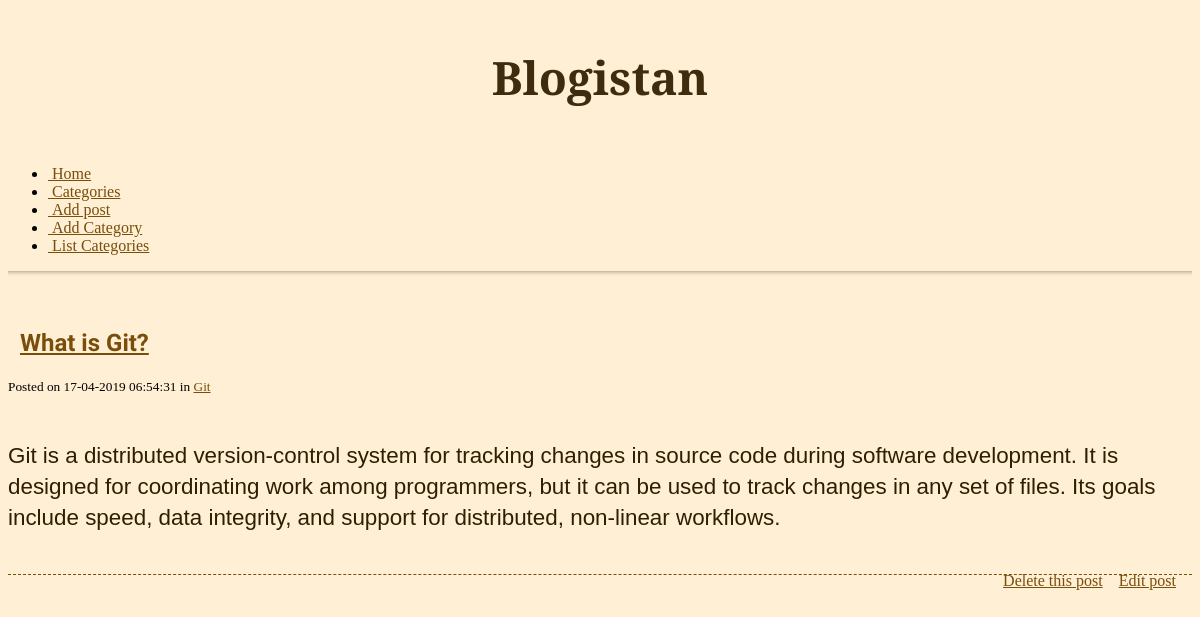
/index.php?id=40, run on the app's committed database.
### tables this page shows
CREATE TABLE `posts` (
  `id` int(6) NOT NULL AUTO_INCREMENT,
  `cat_id` int(3) NOT NULL,
  `title` varchar(255) NOT NULL,
  `contents` text NOT NULL,
  `date_posted` datetime NOT NULL,
  PRIMARY KEY (`id`)
);

### resources/func/blog.php (called while the page is built, shortened)
<?php
function get_posts($id = null, $cat_id = null) {
	$conn = mysqli_connect('localhost', 'root', 'root','blog');
	$posts = array();
	$query = "SELECT posts.id AS post_id, categories.id AS category_id, title, contents, date_posted, categories.name FROM posts INNER JOIN categories ON categories.id = posts.cat_id ";
	if ( isset($id) ) {
		$id = (int) $id;
		$query .= " WHERE `posts` . `id` = {$id}";
	}
	$query .= " ORDER BY `posts` . `id` DESC";
	$resultSet = mysqli_query($conn,$query);
	while ($row = mysqli_fetch_assoc($resultSet) ) {
		$posts[] = $row;
	}
	return $posts;
}
function fun_get_category($id = null){
	$category = '';
	$conn = mysqli_connect('localhost', 'root', 'root', 'blog');
	$resultSet = mysqli_query($conn, " SELECT name FROM categories where `id` = ${id}");
	while ($row = mysqli_fetch_assoc($resultSet)) {
		$category .= $row['name'];
	}
	return $category;
}

### index.php (the view, shortened to what this page needs)
<?php
$posts = get_posts(((isset($_GET['id'])) ? $_GET['id'] : null));
?>
<!DOCTYPE html>
<html lang="en">
<head>
	<?php include "includes/_head.php" ?>
</head>
<body>
	<div class="container">
		<div class="row">
			<div class="span6 offset3">
				<h1>Blogistan</h1>
				<br>
				<?php include "includes/_nav.php" ?>
				<hr>
				<br>
				<?php
				foreach ( $posts as $post ) {
					if ( ! category_exists('name', $post ['name'] ) ){
						$post['name'] = 'Uncategorised';
					}
					?>
					<div class="post">
						<h2><i class="icon-quote-left">&nbsp;&nbsp;</i><a href="index.php?id=<?php echo $post['post_id']; ?>"><?php echo $post['title']; ?></a></h2>
						<small> Posted on <?php echo date('d-m-Y h:i:s', strtotime($post['date_posted'])); ?>
							in <a href="category.php?id=
								<?php echo $post['category_id']; ?>">
								<?php
									$cat = fun_get_category($post['category_id']);
									echo $cat;
								?>
							</a>
						</small>
						<p class="post-content"><?php
							if(isset($_GET['id'])){
								echo nl2br($post['contents']);
							}
							else	echo substr(nl2br($post['contents']),0,60)."...";
						?></p>
						<div class="post-functions">
							<ul>
								<li><a href="delete_post.php?id=<?php echo $post["post_id"]; ?>">Delete this post</a></li>
								<li><a href="edit_post.php?id=<?php echo $post['post_id']; ?>"> Edit post</a></li>
							</ul>
						</div>
						<br />
					</div>
					<?php
				}
				?>
			</div>
		</div>
	</div>
</body>
</html>

### css/main.css (style rules this page uses)
body { background-color: rgb(255, 239, 212); }
hr { height: 12px; border: 0; box-shadow: inset 0 12px 5px -12px rgba(0, 0, 0, 0.5); }
h1 { text-align: center; margin: 1em 0 0.5em 0; font-family: 'Alegreya', sans-serif; font-size: 46px; color: rgb(63, 44, 14); }
h2,h3 { font-family: 'Acme'; }
a { color: rgb(121, 78, 10); }
.post { margin-bottom: 1.5em; border-bottom: 1px dashed rgb(121, 78, 10); }
.post-content { padding-top: 1em; font-size: 1.4em; line-height: 1.4em; font-family: 'Arial'; color:rgb(48, 30, 0); }
.post-functions ul { float: right; }
.post-functions li { display: block; float: left; padding-right: 1em; }

### data on the page
posts: title "What is Git?", date_posted "17-04-2019 06:54:31", cat "Git", contents "Git is a distributed version-control system for tracking changes in source code during software development. It is designed for coordinating work among programmers, but it can be used to track changes in any set of files. Its goals include speed, data integrity, and support for distributed, non-linear workflows."
